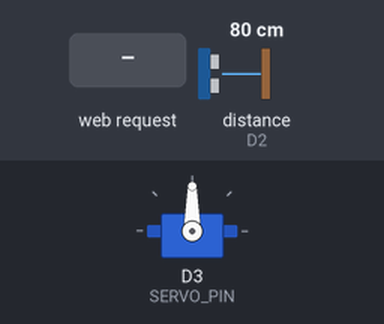
Simulated run of this sketch. Board: ESP8266 (NodeMCU). Parts: servo. Inputs (shaded band) come from the test bench; at power-on: distance to the obstacle (sensor on D2) 80 cm. The echo pulse lasts 58.3 µs per cm; WiFi joins after 1.5 s; servers stay silent unless stated; what the sketch prints to the serial monitor is not drawn.

Above: at 2.7 s.
2.8 s: HTTP request GET /BIOLOGICAL received
At 3.6 s:
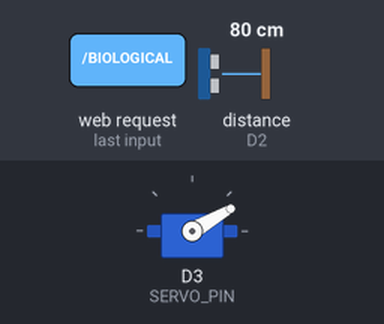
4.3 s: HTTP request GET /METAL received
At 4.8 s:
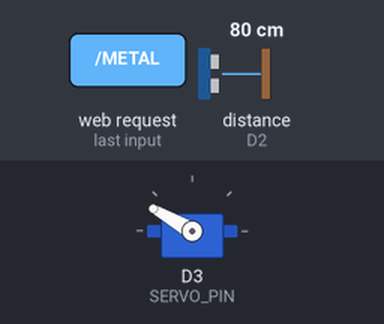
11.5 s: HTTP request GET /DRY received
At 12.6 s:
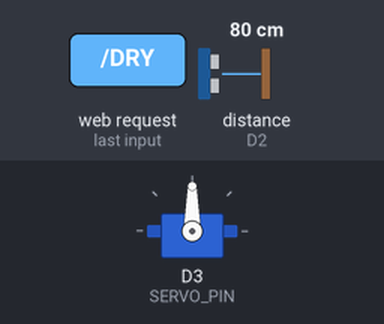
Timing chart, 0 to 14.0 s (numbered marks = the images above; inputs shaded):
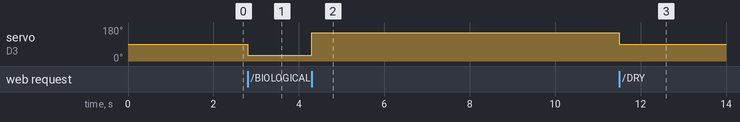

Measured:
- after the input at 2.8 s, servo on D3 (SERVO_PIN): 90° → 30° at once
- after the input at 4.3 s, servo on D3 (SERVO_PIN): 30° → 150° at once
- after the input at 11.5 s, servo on D3 (SERVO_PIN): 150° → 90° at once

The sketch:

integrated.ino
```cpp
#include <ESP8266WiFi.h>
#include <ESP8266WebServer.h>
#include <Servo.h>

// ===== WIFI =====
const char* ssid = "Nothing Phone3";
const char* password = "Nothing1";

ESP8266WebServer server(80);

// ===== PINS =====
#define TRIG D1
#define ECHO D2
#define SERVO_PIN D3

Servo myServo;

// ===== SETTINGS =====
#define DETECT_MIN 2
#define DETECT_MAX 20

unsigned long lastReadTime = 0;
unsigned long READ_INTERVAL = 10000;

bool objectDetected = false;

// ===== NEW STATUS VARIABLES =====
String lastObjectType = "NONE";
String lastAction = "IDLE";

// ===== DISTANCE =====
int getDistance() {
  digitalWrite(TRIG, LOW);
  delayMicroseconds(2);
  digitalWrite(TRIG, HIGH);
  delayMicroseconds(10);
  digitalWrite(TRIG, LOW);
  long duration = pulseIn(ECHO, HIGH, 30000);
  int dist = duration * 0.034 / 2;
  if (dist == 0 || dist > 400) return 999;
  return dist;
}

// ===== SENSOR LOGIC =====
void updateDetection() {
  int distance = getDistance();
  Serial.print("Distance: ");
  Serial.println(distance);
  if (distance >= DETECT_MIN && distance <= DETECT_MAX) {
    objectDetected = true;
    Serial.println("📦 OBJECT DETECTED");
  } else {
    objectDetected = false;
  }
}

// ===== CHECK =====
void handleCheck() {
  server.sendHeader("Access-Control-Allow-Origin", "*");
  if (objectDetected) server.send(200, "text/plain", "DETECTED");
  else server.send(200, "text/plain", "NONE");
}

// ===== ACTIONS =====
void handleBio() {
  server.sendHeader("Access-Control-Allow-Origin", "*");
  myServo.write(30);
  lastObjectType = "BIOLOGICAL";
  lastAction = "Servo moved LEFT";
  Serial.println("♻️ BIOLOGICAL RECEIVED");
  Serial.println("↩️ Servo LEFT");
  server.send(200, "text/plain", "ACTION_DONE:Biological");
}

void handleDry() {
  server.sendHeader("Access-Control-Allow-Origin", "*");
  myServo.write(90);
  lastObjectType = "DRY";
  lastAction = "Servo CENTER";
  Serial.println("📦 DRY RECEIVED");
  Serial.println("↩️ Servo CENTER");
  server.send(200, "text/plain", "ACTION_DONE:Dry");
}

void handleMetal() {
  server.sendHeader("Access-Control-Allow-Origin", "*");
  myServo.write(150);
  lastObjectType = "METAL";
  lastAction = "Servo RIGHT";
  Serial.println("🔩 METAL RECEIVED");
  Serial.println("↩️ Servo RIGHT");
  server.send(200, "text/plain", "ACTION_DONE:Metal");
}

// ===== STATUS API =====
void handleStatus() {
  server.sendHeader("Access-Control-Allow-Origin", "*");
  String msg = "Object: " + lastObjectType + "\n" + "Action: " + lastAction;
  server.send(200, "text/plain", msg);
}

// ===== ROOT =====
void handleRoot() {
  server.sendHeader("Access-Control-Allow-Origin", "*");
  server.send(200, "text/plain", "ESP READY");
}

// ===== SETUP =====
void setup() {
  Serial.begin(115200);
  pinMode(TRIG, OUTPUT);
  pinMode(ECHO, INPUT);
  myServo.attach(SERVO_PIN);
  myServo.write(90);
  WiFi.begin(ssid, password);
  Serial.print("Connecting...");
  while (WiFi.status() != WL_CONNECTED) {
    delay(500);
  }
  Serial.println("\n✅ WiFi Connected");
  Serial.println(WiFi.localIP());

  server.on("/", handleRoot);
  server.on("/check", handleCheck);
  server.on("/status", handleStatus);
  server.on("/BIOLOGICAL", handleBio);
  server.on("/DRY", handleDry);
  server.on("/METAL", handleMetal);

  server.begin();
}

// ===== LOOP =====
void loop() {
  if (millis() - lastReadTime > READ_INTERVAL) {
    updateDetection();
    lastReadTime = millis();
  }
  server.handleClient();
}
```
